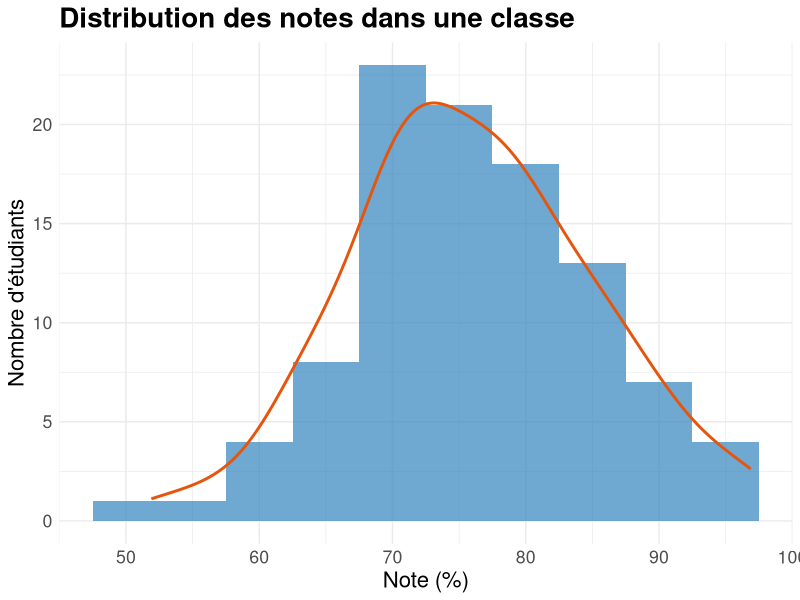
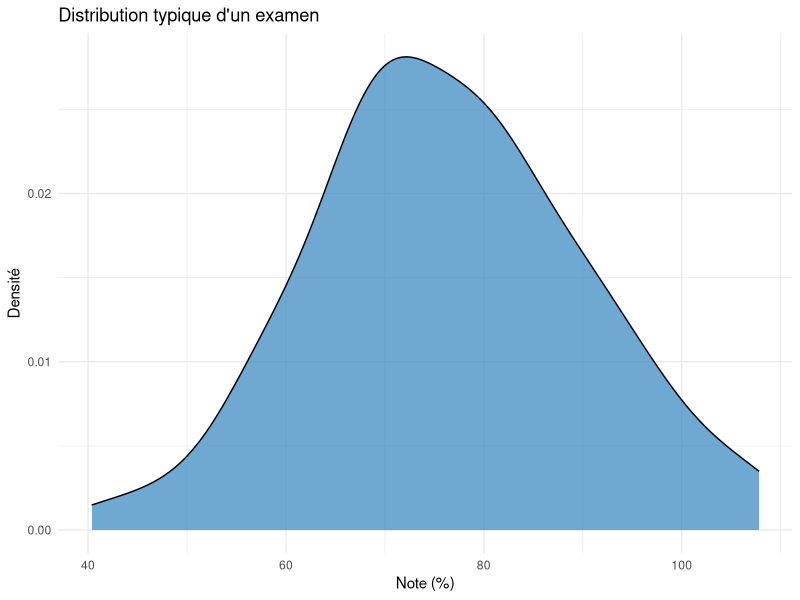
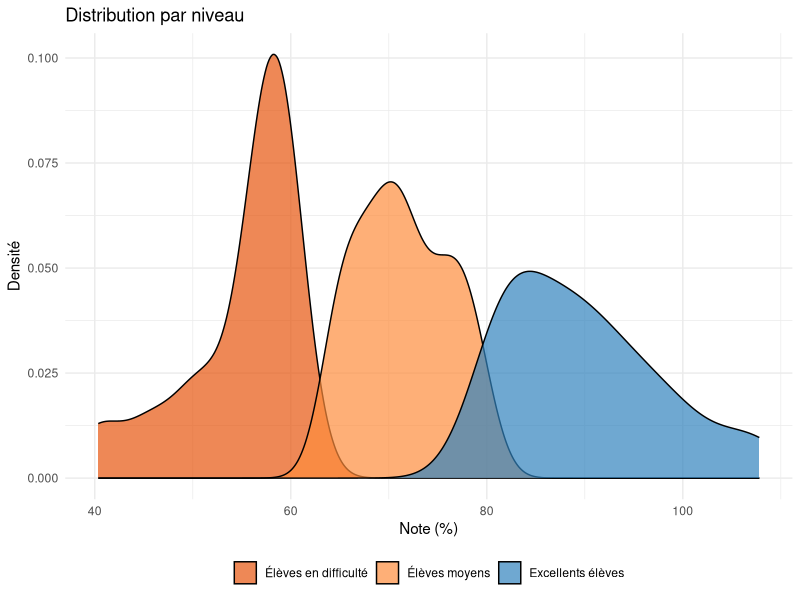
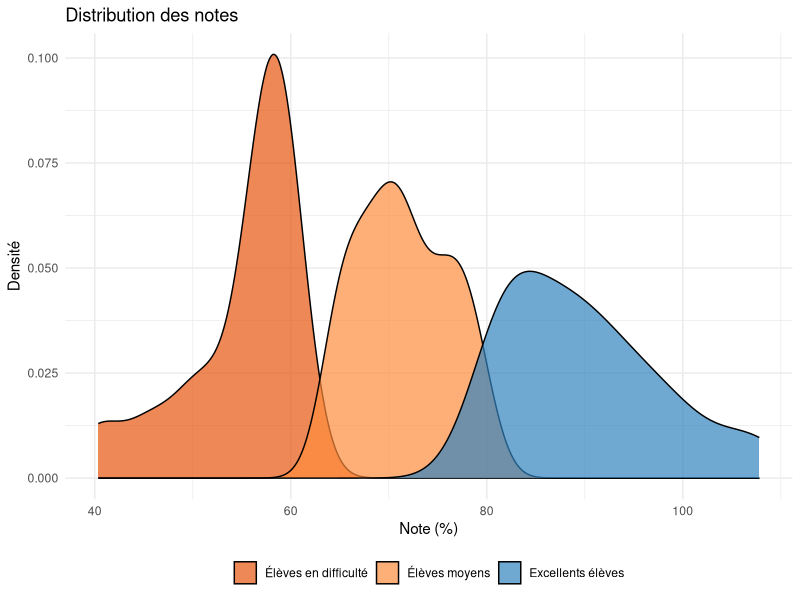
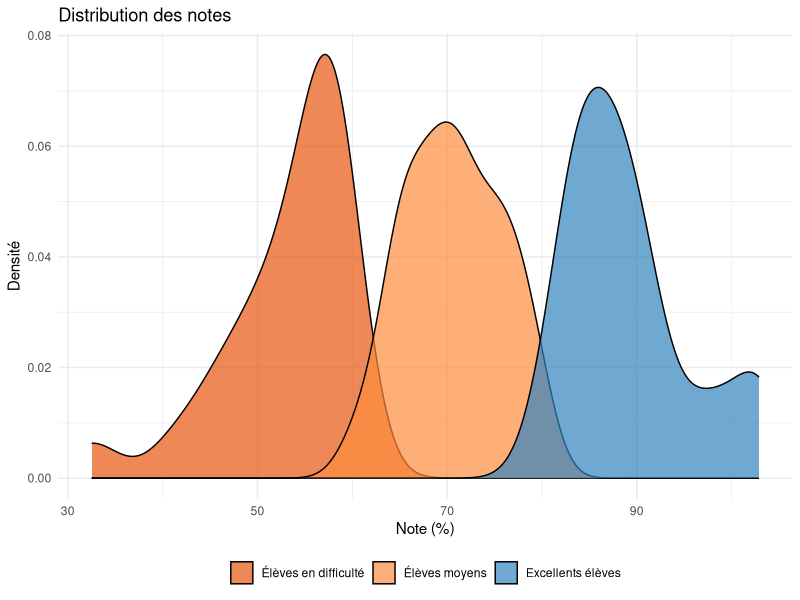
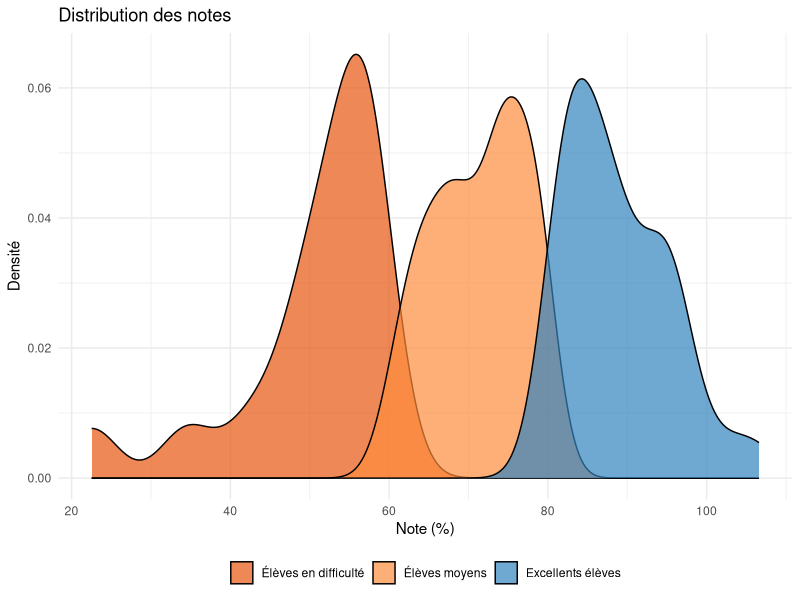
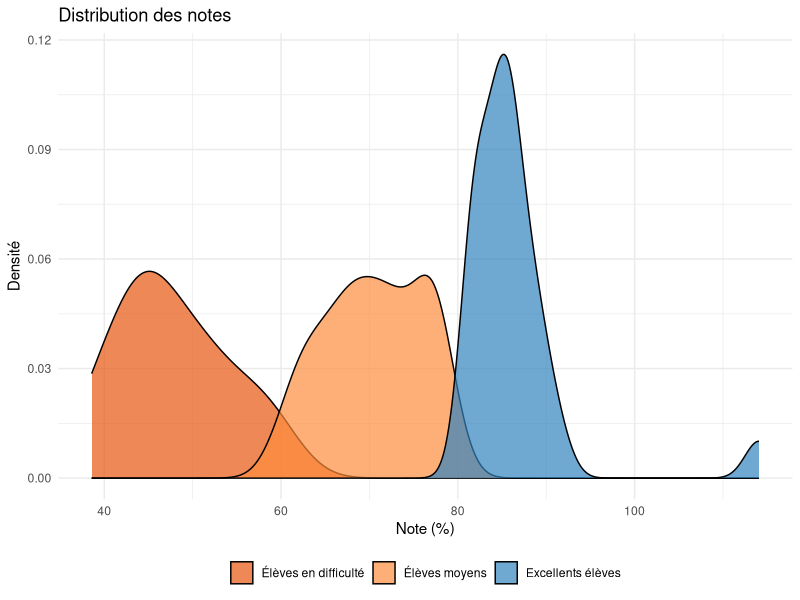
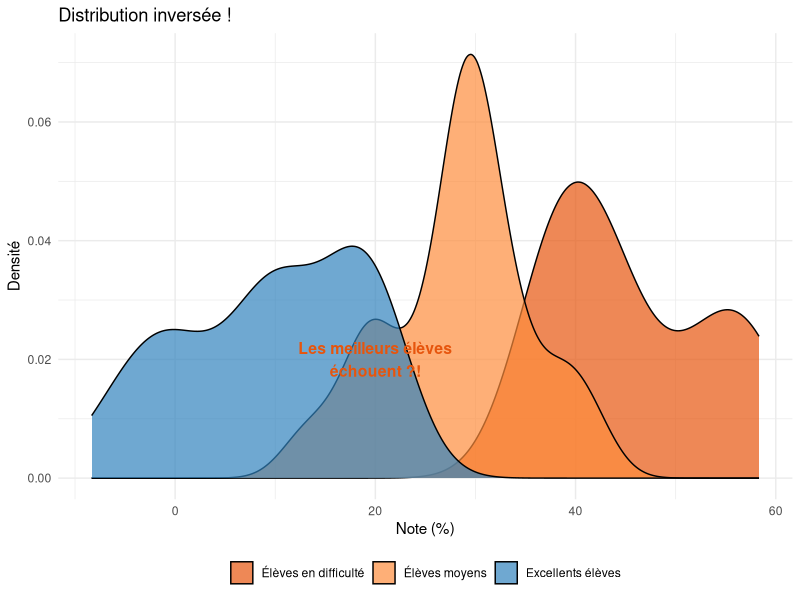

The R source for these figures, in order:
## ---- chunk 1
#| echo: false
#| fig-align: center
library(ggplot2)

# Simuler des notes d'examen
set.seed(123)
notes <- data.frame(
  Note = rnorm(100, mean = 75, sd = 10)
)

ggplot(notes, aes(x = Note)) +
  geom_histogram(binwidth = 5, fill = "#3182bd", alpha = 0.7) +
  geom_density(aes(y = ..count.. * 5), color = "#e6550d", size = 1) +
  labs(
    title = "Distribution des notes dans une classe",
    x = "Note (%)",
    y = "Nombre d'étudiants"
  ) +
  theme_minimal() +
  theme(
    text = element_text(size = 16),
    plot.title = element_text(size = 20, face = "bold")
  )
## ---- chunk 2
#| echo: false
#| fig-align: center
library(ggplot2)

# Simuler les données
set.seed(123)
n_students <- 100
performance <- rnorm(n_students, mean = 75, sd = 15)

# Version avec une seule distribution
ggplot(data.frame(Score = performance), aes(x = Score)) +
  geom_density(fill = "#3182bd", alpha = 0.7) +
  labs(
    x = "Note (%)",
    y = "Densité",
    title = "Distribution typique d'un examen"
  ) +
  theme_minimal()
## ---- chunk 3
#| echo: false
#| fig-align: center

# Créer les groupes
data <- data.frame(
  Score = performance,
  Groupe = cut(performance, 
              breaks = c(-Inf, 60, 80, Inf),
              labels = c("Élèves en difficulté", "Élèves moyens", "Excellents élèves"),
              include.lowest = TRUE)
)

ggplot(data, aes(x = Score, fill = Groupe)) +
  geom_density(alpha = 0.7) +
  scale_fill_manual(values = c("#e6550d", "#fd8d3c", "#3182bd")) +
  labs(
    x = "Note (%)",
    y = "Densité",
    title = "Distribution par niveau"
  ) +
  theme_minimal() +
  theme(
    legend.position = "bottom",
    legend.title = element_blank()
  )
## ---- chunk 4
#| echo: false
#| fig-align: center

# Même distribution pour une bonne question
ggplot(data, aes(x = Score, fill = Groupe)) +
  geom_density(alpha = 0.7) +
  scale_fill_manual(values = c("#e6550d", "#fd8d3c", "#3182bd")) +
  labs(
    x = "Note (%)",
    y = "Densité",
    title = "Distribution des notes"
  ) +
  theme_minimal() +
  theme(
    legend.position = "bottom",
    legend.title = element_blank()
  )
## ---- chunk 5
#| echo: false
#| fig-align: center
# Légère variation mais même pattern
set.seed(124)
performance2 <- rnorm(n_students, mean = 72, sd = 16)
data2 <- data.frame(
  Score = performance2,
  Groupe = cut(performance2, 
              breaks = c(-Inf, 60, 80, Inf),
              labels = c("Élèves en difficulté", "Élèves moyens", "Excellents élèves"),
              include.lowest = TRUE)
)

ggplot(data2, aes(x = Score, fill = Groupe)) +
  geom_density(alpha = 0.7) +
  scale_fill_manual(values = c("#e6550d", "#fd8d3c", "#3182bd")) +
  labs(
    x = "Note (%)",
    y = "Densité",
    title = "Distribution des notes"
  ) +
  theme_minimal() +
  theme(
    legend.position = "bottom",
    legend.title = element_blank()
  )
## ---- chunk 6
#| echo: false
#| fig-align: center
# Nouvelle distribution mais même pattern
set.seed(125)
performance3 <- rnorm(n_students, mean = 73, sd = 14)
data3 <- data.frame(
  Score = performance3,
  Groupe = cut(performance3, 
              breaks = c(-Inf, 60, 80, Inf),
              labels = c("Élèves en difficulté", "Élèves moyens", "Excellents élèves"),
              include.lowest = TRUE)
)

ggplot(data3, aes(x = Score, fill = Groupe)) +
  geom_density(alpha = 0.7) +
  scale_fill_manual(values = c("#e6550d", "#fd8d3c", "#3182bd")) +
  labs(
    x = "Note (%)",
    y = "Densité",
    title = "Distribution des notes"
  ) +
  theme_minimal() +
  theme(
    legend.position = "bottom",
    legend.title = element_blank()
  )

## ---- chunk 7
#| echo: false
#| fig-align: center
# Autre variation avec le même pattern
set.seed(126)
performance4 <- rnorm(n_students, mean = 71, sd = 15)
data4 <- data.frame(
  Score = performance4,
  Groupe = cut(performance4, 
              breaks = c(-Inf, 60, 80, Inf),
              labels = c("Élèves en difficulté", "Élèves moyens", "Excellents élèves"),
              include.lowest = TRUE)
)

ggplot(data4, aes(x = Score, fill = Groupe)) +
  geom_density(alpha = 0.7) +
  scale_fill_manual(values = c("#e6550d", "#fd8d3c", "#3182bd")) +
  labs(
    x = "Note (%)",
    y = "Densité",
    title = "Distribution des notes"
  ) +
  theme_minimal() +
  theme(
    legend.position = "bottom",
    legend.title = element_blank()
  )
## ---- chunk 8
#| echo: false
#| fig-align: center

# Distribution inversée pour la question problématique
performance_reversed <- 100 - performance + rnorm(n_students, mean = 0, sd = 5)
data_prob <- data.frame(
  Score = performance_reversed,
  Groupe = cut(performance, 
              breaks = c(-Inf, 60, 80, Inf),
              labels = c("Élèves en difficulté", "Élèves moyens", "Excellents élèves"),
              include.lowest = TRUE)
)

ggplot(data_prob, aes(x = Score, fill = Groupe)) +
  geom_density(alpha = 0.7) +
  scale_fill_manual(values = c("#e6550d", "#fd8d3c", "#3182bd")) +
  labs(
    x = "Note (%)",
    y = "Densité",
    title = "Distribution inversée !"
  ) +
  theme_minimal() +
  theme(
    legend.position = "bottom",
    legend.title = element_blank()
  ) +
  annotate("text", x = 20, y = 0.02, 
           label = "Les meilleurs élèves\néchouent ?!", 
           color = "#e6550d", size = 4, fontface = "bold")
## ---- chunk 9
#| echo: false
#| fig-align: center
#| fig-width: 15
#| fig-height: 6

# Simuler les données pour toutes les questions
set.seed(123)
n_students <- 100

# Créer les scores pour les 4 bonnes questions
q1 <- rnorm(n_students, mean = 75, sd = 15)  # Causes de la guerre
q2 <- rnorm(n_students, mean = 72, sd = 16)  # Barbarossa
q3 <- rnorm(n_students, mean = 73, sd = 14)  # Impact économique
q4 <- rnorm(n_students, mean = 71, sd = 15)  # Yalta
# Question problématique (inverse de q1)
q5 <- 100 - q1 + rnorm(n_students, mean = 0, sd = 5)

data <- data.frame(
  Question = rep(c("Causes", "Barbarossa", "Économie", "Yalta", "Cigares"), each = n_students),
  Score = c(q1, q2, q3, q4, q5),
  Type = rep(c("Bonne question", "Bonne question", "Bonne question", "Bonne question", "Question suspecte"), 
            each = n_students)
)

ggplot(data, aes(x = Score, fill = Type)) +
  geom_density(alpha = 0.5) +
  facet_wrap(~Question, nrow = 1) +
  scale_fill_manual(values = c("#3182bd", "#e6550d")) +
  labs(
    title = "Distribution des notes pour chaque question",
    x = "Note (%)",
    y = "Densité"
  ) +
  theme_minimal() +
  theme(
    text = element_text(size = 14),
    plot.title = element_text(size = 16, face = "bold"),
    legend.position = "bottom",
    strip.text = element_text(size = 12, face = "bold")
  )
## ---- chunk 10
#| echo: false
#| warning: false
#| message: false
library(ggplot2)
library(dplyr)

# Create example data for height prediction
set.seed(123)
n <- 50
father_height <- rnorm(n, 175, 7)
# Using slope of 0.5 to demonstrate regression to mean
son_height <- 0.5 * father_height + rnorm(n, 85, 5)
height_data <- data.frame(father = father_height, son = son_height)

# Add reference line data
ref_data <- data.frame(
  x = c(min(father_height), max(father_height)),
  y = c(min(father_height), max(father_height))
)

ggplot(height_data, aes(x = father, y = son)) +
  # Add reference line first (what Galton expected)
  geom_line(data = ref_data, aes(x = x, y = y), 
            color = "gray", linetype = "dashed", size = 1) +
  geom_point(alpha = 0.6, color = "#1f77b4") +
  geom_smooth(method = "lm", color = "#d62728", se = FALSE) +
  labs(
    title = "La découverte de Galton",
    subtitle = "Ligne pointillée: ce qu'il attendait (pente = 1)\nLigne rouge: ce qu'il a observé (pente < 1)",
    x = "Taille du père (cm)",
    y = "Taille du fils (cm)"
  ) +
  theme_minimal() +
  theme(
    text = element_text(size = 12),
    plot.title = element_text(size = 16, face = "bold"),
    plot.subtitle = element_text(size = 12)
  ) +
  annotate("text", x = 185, y = 165, 
           label = "Régression\nvers la moyenne", 
           color = "#d62728", 
           size = 4)
## ---- chunk 11
#| echo: false
#| warning: false
#| message: false

# Create example data for intuitive understanding
set.seed(456)
x <- seq(1, 10, length.out = 30)
y <- 2 * x + rnorm(30, 0, 1.5)
intuitive_data <- data.frame(x = x, y = y)

ggplot(intuitive_data, aes(x = x, y = y)) +
  geom_point(color = "#1f77b4", size = 3) +
  labs(
    title = "La régression trouve la meilleure ligne",
    subtitle = "Elle minimise la distance entre les points et la ligne",
    x = "Variable X",
    y = "Variable Y"
  ) +
  theme_minimal() +
  theme(
    text = element_text(size = 12),
    plot.title = element_text(size = 16, face = "bold"),
    plot.subtitle = element_text(size = 12)
  )
## ---- chunk 12
#| echo: false
#| warning: false
#| message: false

ggplot(intuitive_data, aes(x = x, y = y)) +
  geom_smooth(method = "lm", color = "#d62728", se = FALSE) +
  geom_point(color = "#1f77b4", size = 3) +
  geom_segment(
    aes(xend = x, yend = predict(lm(y ~ x))),
    color = "darkgray",
    linetype = "dashed"
  ) +
  labs(
    title = "La régression trouve la meilleure ligne",
    subtitle = "Elle minimise la distance entre les points et la ligne",
    x = "Variable X",
    y = "Variable Y"
  ) +
  theme_minimal() +
  theme(
    text = element_text(size = 12),
    plot.title = element_text(size = 16, face = "bold"),
    plot.subtitle = element_text(size = 12)
  )
## ---- chunk 13
#| echo: false
#| warning: false
#| message: false

# Create example data for intuitive understanding
set.seed(456)
x <- seq(1, 10, length.out = 30)
y <- 2 * x + rnorm(30, 0, 1.5)
intuitive_data <- data.frame(x = x, y = y)

ggplot(intuitive_data, aes(x = x, y = y)) +
  geom_point(color = "#1f77b4", size = 3) +
  geom_smooth(method = "lm", color = "#d62728", se = TRUE) +
  labs(
    title = "La régression trouve la meilleure ligne",
    subtitle = "Elle minimise la distance entre les points et la ligne",
    x = "Variable X",
    y = "Variable Y"
  ) +
  theme_minimal() +
  theme(
    text = element_text(size = 12),
    plot.title = element_text(size = 16, face = "bold"),
    plot.subtitle = element_text(size = 12)
  )
